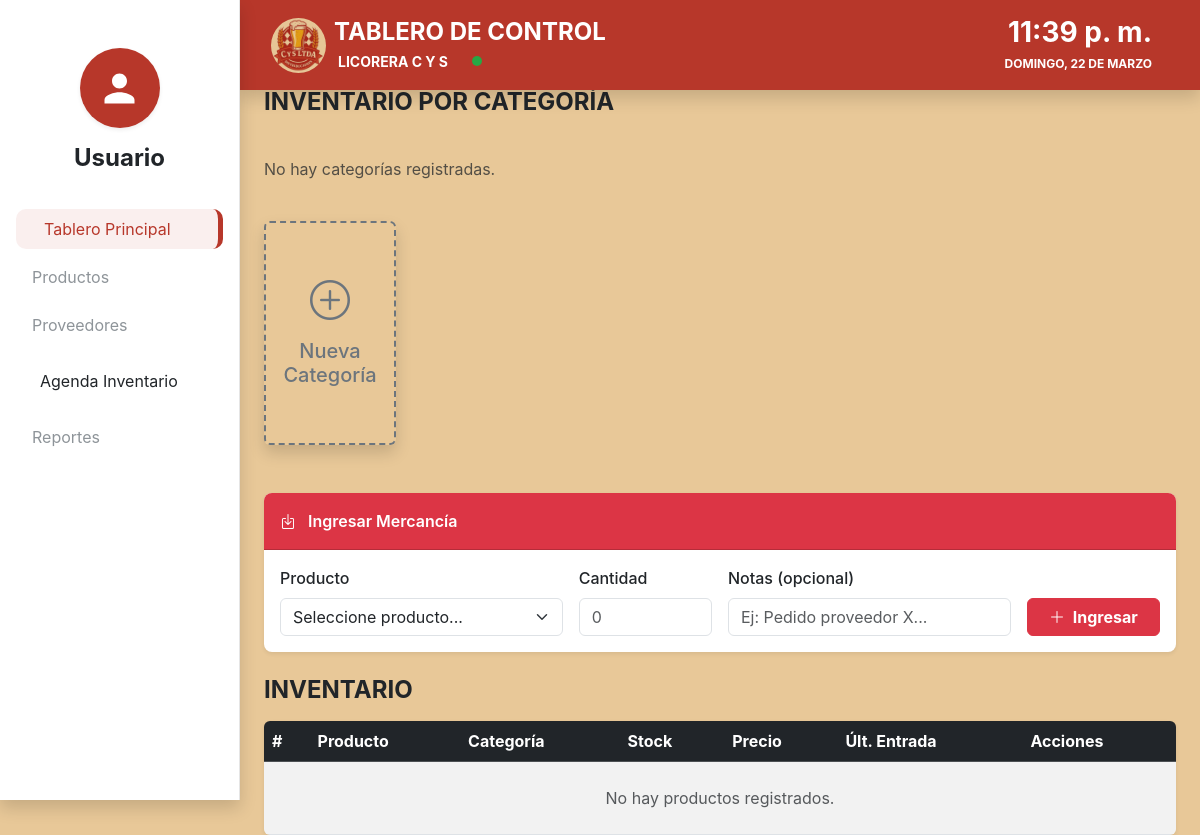
The app's page /producto/, older data.
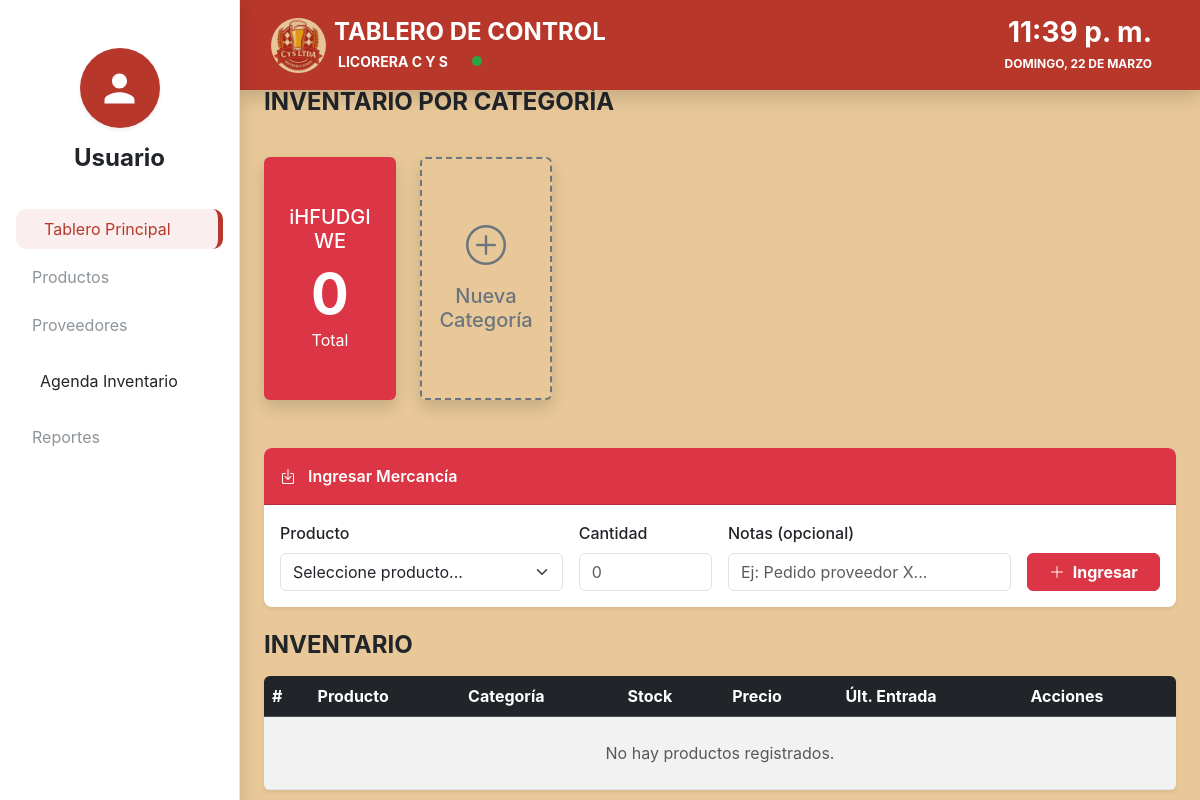
The same page, newer data.
### producto/models.py (models this page shows)
class Categoria(models.Model):
    codigo      = models.CharField(max_length=20, unique=True)
    nombre      = models.CharField(max_length=100)
    descripcion = models.TextField(blank=True, null=True)
    class Meta:
        verbose_name        = "Categoría"
        verbose_name_plural = "Categorías"
        ordering            = ["nombre"]
    def __str__(self):
        return self.nombre

### producto/views.py (the view, shortened to what this page needs)
# urls.py: path("", views.producto_lista, name="producto_lista"),
def producto_lista(request):
    form = ProductoForm()
    categorias = Categoria.objects.all()
    resumen_categorias = []
    for cat in categorias:
        resumen_categorias.append({
            "nombre": cat.nombre,
            "total":  cat.productos.count(),
        })
    stock_critico = Producto.objects.filter(cantidad_disponible__lte=5)
    productos = Producto.objects.select_related("categoria").all()
    context = {
        "form":               form,
        "productos":          productos,
        "resumen_categorias": resumen_categorias,
        "stock_critico":      stock_critico,
    }
    return render(request, "producto.html", context)

### producto/templates/producto.html (shortened to what the changed rows need)
  {% extends 'base.html' %}
  {% load static %}
  {% block content %}
  <div class="container-fluid px-4">
    <div class="row justify-content-center">
    <section class="col-12">
      <div class="row g-4 mb-5">
        {% for cat in resumen_categorias %}
          <div class="col-6 col-md-4 col-lg-2">
            <div class="card text-white text-center shadow border-0 h-100 {% cycle 'bg-danger' 'bg-warning' 'bg-warning bg-opacity-75' 'bg-danger' %}">
              <div class="card-body py-5">
                <h5 class="card-title">{{ cat.nombre }}</h5>
                <h1 class="display-4 fw-bold mb-0">{{ cat.total }}</h1>
                <p class="card-text">Total</p>
              </div>
            </div>
          </div>
        {% empty %}
          <p class="text-muted">No hay categorías registradas.</p>
        {% endfor %}
        <div class="col-6 col-md-4 col-lg-2">
          <div class="card text-secondary text-center shadow border-2 border-secondary h-100"
               data-bs-toggle="modal"
               data-bs-target="#modalNuevaCategoria"
               style="cursor:pointer; border-style: dashed !important; background:transparent;">
          </div>
        </div>
      </div>
    </section>
    <section class="col-12">
      <div class="table-responsive shadow-sm rounded overflow-hidden">
        <table class="table table-hover table-striped align-middle mb-0">
          <thead class="table-dark">
            <tr>
              <th scope="col">#</th>
              <th scope="col">Producto</th>
              <th scope="col">Categoría</th>
              <th scope="col">Stock</th>
              <th scope="col">Precio</th>
              <th scope="col">Últ. Entrada</th>
              <th scope="col">Acciones</th>
            </tr>
          </thead>
        </table>
      </div>
    </section>
  </div>
</div>
{% endblock %}

Row changes from the older to the newer data that the page shows:
added Categoria: nombre "iHFUDGIWE"
Text that changed along with them:
new list line: "0 Total"
text no longer shown: "No hay categorías registradas."
